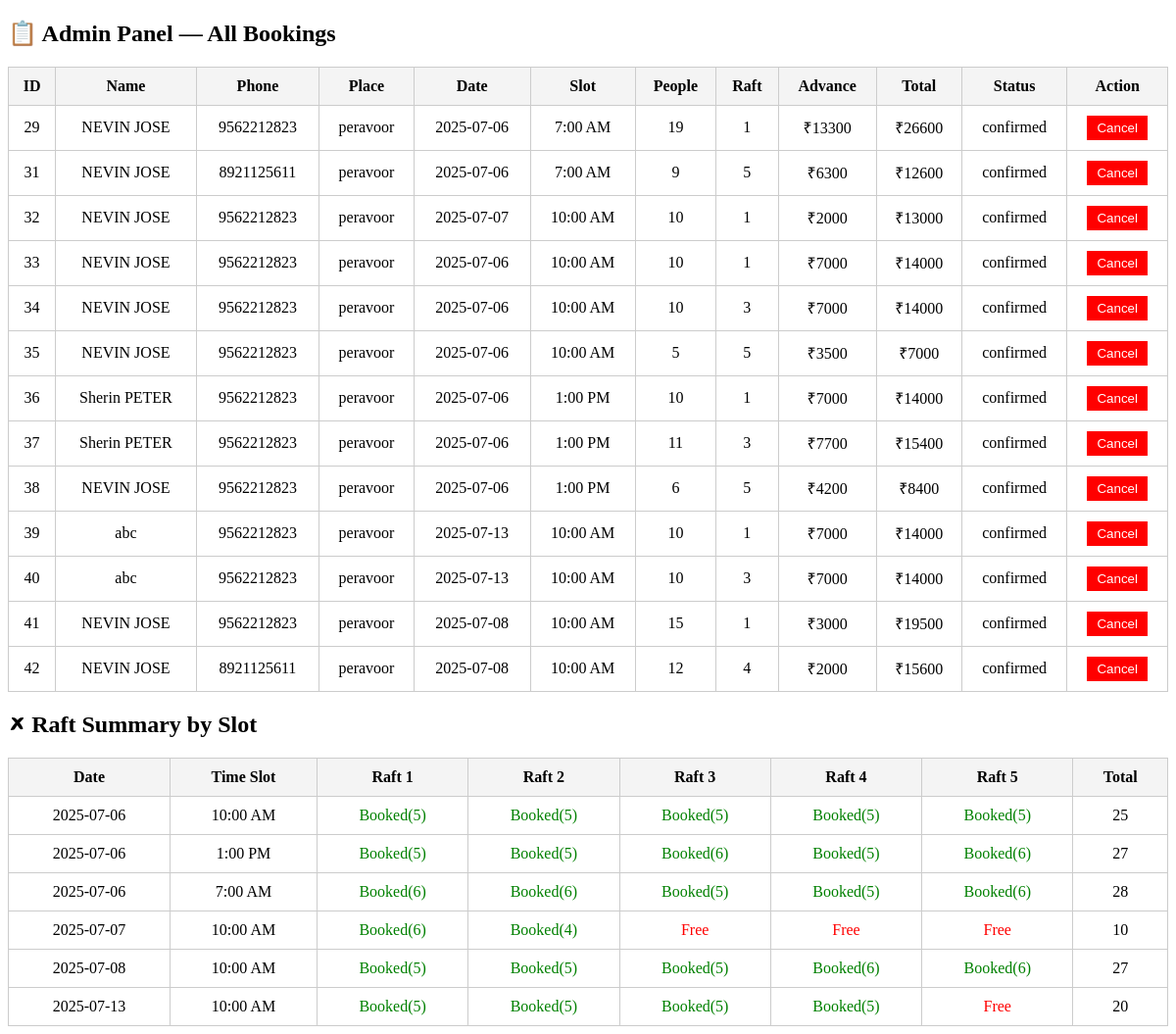
The page /admin on the database its author committed.
### tables this page shows
CREATE TABLE bookings (
                    id INTEGER PRIMARY KEY AUTOINCREMENT,
                    name TEXT,
                    phone TEXT,
                    place TEXT,
                    date TEXT,
                    slot TEXT,
                    people INTEGER,
                    raft_no INTEGER,
                    advance INTEGER,
                    total INTEGER,
                    status TEXT
                );

### app.py (the view)
@app.route('/admin')
def admin():
    conn = sqlite3.connect('database/booking.db')
    c = conn.cursor()
    c.execute("SELECT * FROM bookings")
    bookings = c.fetchall()
    c.execute("""
        SELECT b.date, b.slot, ra.raft_no, SUM(ra.people)
        FROM bookings b
        JOIN raft_assignments ra ON b.id = ra.booking_id
        WHERE b.status='confirmed'
        GROUP BY b.date, b.slot, ra.raft_no
    """)
    rows = c.fetchall()
    summary_table = {}
    for d, s, r, p in rows:
        key = (d, s)
        if key not in summary_table:
            summary_table[key] = {i: 0 for i in range(1, 6)}
            summary_table[key]['total'] = 0
        summary_table[key][r] = p
        summary_table[key]['total'] += p
        for i in range(1, 6):
            if i not in summary_table[key]:
                summary_table[key][i] = 0
    conn.close()
    return render_template('admin.html', bookings=bookings, summary_table=summary_table)

### templates/admin.html (shortened to what this page needs)
<!DOCTYPE html>
<html>
<head>
</head>
<body>
  <h2>📋 Admin Panel — All Bookings</h2>
  <table>
    <thead>
      <tr>
        <th>ID</th>
        <th>Name</th>
        <th>Phone</th>
        <th>Place</th>
        <th>Date</th>
        <th>Slot</th>
        <th>People</th>
        <th>Raft</th>
        <th>Advance</th>
        <th>Total</th>
        <th>Status</th>
        <th>Action</th>
      </tr>
    </thead>
    <tbody>
      {% for booking in bookings %}
      <tr class="{{ 'cancelled' if booking[10] == 'cancelled' }}">
        <td>{{ booking[0] }}</td>
        <td>{{ booking[1] }}</td>
        <td>{{ booking[2] }}</td>
        <td>{{ booking[3] }}</td>
        <td>{{ booking[4] }}</td>
        <td>{{ booking[5] }}</td>
        <td>{{ booking[6] }}</td>
        <td>{{ booking[7] }}</td>
        <td>₹{{ booking[8] }}</td>
        <td>₹{{ booking[9] }}</td>
        <td>{{ booking[10] }}</td>
        <td>
          {% if booking[10] != 'cancelled' %}
            <a href="{{ url_for('cancel', booking_id=booking[0]) }}">
              <button class="cancel-btn">Cancel</button>
            </a>
          {% else %}
            <form action="{{ url_for('delete_booking', booking_id=booking[0]) }}" method="POST" style="display:inline;">
              <button type="submit" class="remove-btn">🗑️ Remove</button>
            </form>
          {% endif %}
        </td>
      </tr>
      {% endfor %}
    </tbody>
  </table>
  <h2>🗶 Raft Summary by Slot</h2>
  <table>
    <thead>
      <tr>
        <th>Date</th>
        <th>Time Slot</th>
        <th>Raft 1</th>
        <th>Raft 2</th>
        <th>Raft 3</th>
        <th>Raft 4</th>
        <th>Raft 5</th>
        <th>Total</th>
      </tr>
    </thead>
    <tbody>
      {% for (date, slot), values in summary_table.items() %}
      <tr>
        <td>{{ date }}</td>
        <td>{{ slot }}</td>
        {% for i in range(1, 6) %}
          {% if values[i] > 0 %}
            <td class="booked">Booked({{ values[i] }})</td>
          {% else %}
            <td class="free">Free</td>
          {% endif %}
        {% endfor %}
        <td>{{ values['total'] }}</td>
      </tr>
      {% endfor %}
    </tbody>
  </table>
</body>
</html>

### templates/admin.html (style rules this page uses)
table { width: 100%; border-collapse: collapse; margin-top: 20px; }
th, td { border: 1px solid #ccc; padding: 10px; text-align: center; }
th { background-color: #f4f4f4; }
.cancel-btn { background-color: red; color: white; padding: 5px 10px; border: none; cursor: pointer; }
.free { color: red; }
.booked { color: green; }

### rows shown on the page
bookings: id "29", name "NEVIN JOSE", phone "9562212823", place "peravoor", date "2025-07-06", slot "7:00 AM", people "19", raft_no "1", advance "13300", total "26600", status "confirmed"
bookings: id "31", name "NEVIN JOSE", phone "8921125611", place "peravoor", date "2025-07-06", slot "7:00 AM", people "9", raft_no "5", advance "6300", total "12600", status "confirmed"
bookings: id "32", name "NEVIN JOSE", phone "9562212823", place "peravoor", date "2025-07-07", slot "10:00 AM", people "10", raft_no "1", advance "2000", total "13000", status "confirmed", values "6" "4", total "10"
bookings: id "33", name "NEVIN JOSE", phone "9562212823", place "peravoor", date "2025-07-06", slot "10:00 AM", people "10", raft_no "1", advance "7000", total "14000", status "confirmed"
bookings: id "34", name "NEVIN JOSE", phone "9562212823", place "peravoor", date "2025-07-06", slot "10:00 AM", people "10", raft_no "3", advance "7000", total "14000", status "confirmed"
bookings: id "35", name "NEVIN JOSE", phone "9562212823", place "peravoor", date "2025-07-06", slot "10:00 AM", people "5", raft_no "5", advance "3500", total "7000", status "confirmed"
bookings: id "36", name "Sherin PETER", phone "9562212823", place "peravoor", date "2025-07-06", slot "1:00 PM", people "10", raft_no "1", advance "7000", total "14000", status "confirmed"
bookings: id "37", name "Sherin PETER", phone "9562212823", place "peravoor", date "2025-07-06", slot "1:00 PM", people "11", raft_no "3", advance "7700", total "15400", status "confirmed"
bookings: id "38", name "NEVIN JOSE", phone "9562212823", place "peravoor", date "2025-07-06", slot "1:00 PM", people "6", raft_no "5", advance "4200", total "8400", status "confirmed"
bookings: id "39", name "abc", phone "9562212823", place "peravoor", date "2025-07-13", slot "10:00 AM", people "10", raft_no "1", advance "7000", total "14000", status "confirmed"
bookings: id "40", name "abc", phone "9562212823", place "peravoor", date "2025-07-13", slot "10:00 AM", people "10", raft_no "3", advance "7000", total "14000", status "confirmed"
bookings: id "41", name "NEVIN JOSE", phone "9562212823", place "peravoor", date "2025-07-08", slot "10:00 AM", people "15", raft_no "1", advance "3000", total "19500", status "confirmed"
bookings: id "42", name "NEVIN JOSE", phone "8921125611", place "peravoor", date "2025-07-08", slot "10:00 AM", people "12", raft_no "4", advance "2000", total "15600", status "confirmed"

### other values the page prints
{{ date }} "2025-07-06" "2025-07-06" "2025-07-06" "2025-07-08" "2025-07-13"
{{ slot }} "10:00 AM" "1:00 PM" "7:00 AM" "10:00 AM" "10:00 AM"
{{ values[i] }} "5" "5" "5" "5" "5" "5" "5" "6" "5" "6" "6" "6" "5" "5" "6" "5" "5" "5" "6" "6" "5" "5" "5" "5"
{{ values['total'] }} "25" "27" "28" "27" "20"
